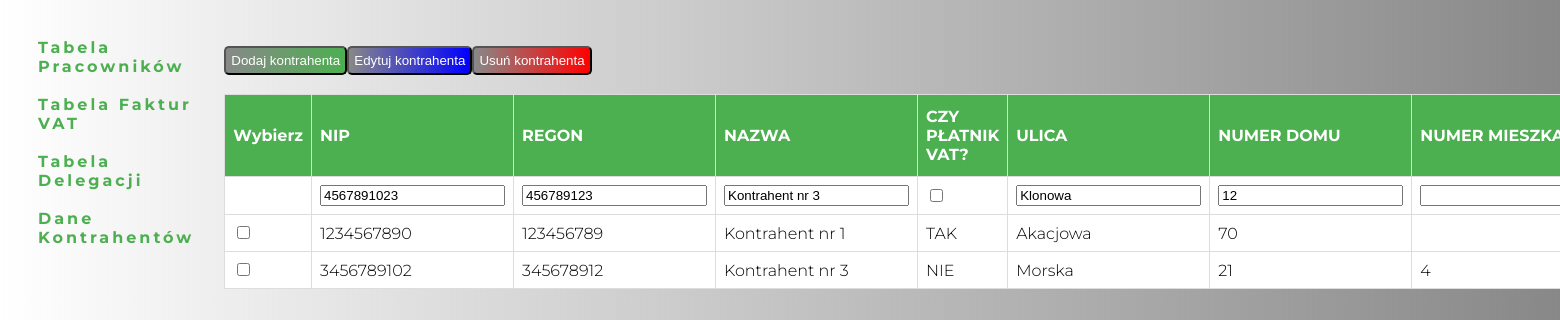
Page /contractors-data.php on the committed database.
### tables this page shows
CREATE TABLE `kontrahenci` (
  `NIP` text NOT NULL,
  `REGON` text NOT NULL,
  `nazwa` text NOT NULL,
  `czyplatnikvat` text NOT NULL,
  `ulica` text NOT NULL,
  `numerdomu` text NOT NULL,
  `numermieszkania` text
);

### contractors-data.php (the view, shortened to what this page needs)
<?php require_once "partials/header.php" ?>
	<div id="right">
		<table width="800" id="contractors">
		<tr>
			<th>Wybierz</th>
			<th>NIP</th>
			<th>REGON</th>
			<th>NAZWA</th>
			<th>CZY PŁATNIK VAT?</th>
			<th>ULICA</th>
			<th>NUMER DOMU</th>
			<th>NUMER MIESZKANIA</th>
		</tr>
		<tr class="tr">
			<form method="post" id="form1" action="functions/add.php">
				<td></td>
				<td><input type="text" id="NIP" value="4567891023" name="NIP"/></td>
				<td><input type="text" id="REGON" value="456789123" name="REGON"/></td>
				<td><input type="text" id="NAME" value="Kontrahent nr 3" name="NAME"/></td>
				<td><input type="checkbox" id="PLATNIK" name="Platnik"></td>
				<td><input type="text" id="STREET" value="Klonowa" name="STREET"/></td>
				<td><input type="text" id="HOUSENUMBER" value="12" name="HOUSENUMBER"/></td>
				<td><input type="text" id="FLATNUMBER" value="" name="FLATNUMBER"/></td>
			</form>
		</tr>
		<?php
		require_once "functions/connect.php";
		$connection = new mysqli($host, $db_user, $db_password, $db_name);
		$wynik = mysqli_query($connection,"SELECT * FROM kontrahenci");
		$i=0;
		while($row = mysqli_fetch_array($wynik))
		{
			echo '<tr class="tr">';
			echo "<td><input type='checkbox' value='$i' name='chosen' onclick='getId($i)'></td><td class='nip'>"
			.$row['NIP']."</td><td class='regon'>"
			.$row['REGON']."</td><td class='name'>"
			.$row['nazwa']. "</td><td>"
			.$row['czyplatnikvat']."</td><td class='street'>"
			.$row['ulica']."</td><td class='houseNumber'>"
			.$row['numerdomu']."</td><td class='flatNumber'>"
			.$row['numermieszkania'];
			echo "</tr>";
			$i = $i + 1;
		}
		?>
		<br/><br/>
		<button type="submit" id="add" onclick="addContractor()">Dodaj kontrahenta</button>
		<button type="submit" id="edit" onclick="editContractor()">Edytuj kontrahenta</button>
		<button type="submit" id="delete" onclick="deleteContractor()">Usuń kontrahenta</button><br/><br/>
	</div>
</div>
</body>
</html>

### style.css (style rules this page uses)
body { font-family: 'Montserrat', sans-serif; background: linear-gradient(to left, #888, transparent); font-weight: 300; }
#right { flex-basis: 75%; }
#contractors { border-collapse: collapse; background-color: #fff; }
#contractors td, #contractors th { border: 1px solid #ddd; padding: 8px; }
#contractors th { padding-top: 12px; padding-bottom: 12px; text-align: left; background-color: #4CAF50; color: white; }
button { padding: 5px; border-radius: 5px; color: #fff; transition: opacity 300ms ease-in-out; }
#add { background: linear-gradient(to left, #4CAF50, #888); }
#edit { background: linear-gradient(to left, blue, #888); }
#delete { background: linear-gradient(to left,red, #888); }

### rows in the picture
kontrahenci: NIP "1234567890", REGON "123456789", nazwa "Kontrahent nr 1", czyplatnikvat "TAK", ulica "Akacjowa", numerdomu "70"
kontrahenci: NIP "3456789102", REGON "345678912", nazwa "Kontrahent nr 3", czyplatnikvat "NIE", ulica "Morska", numerdomu "21", numermieszkania "4"
